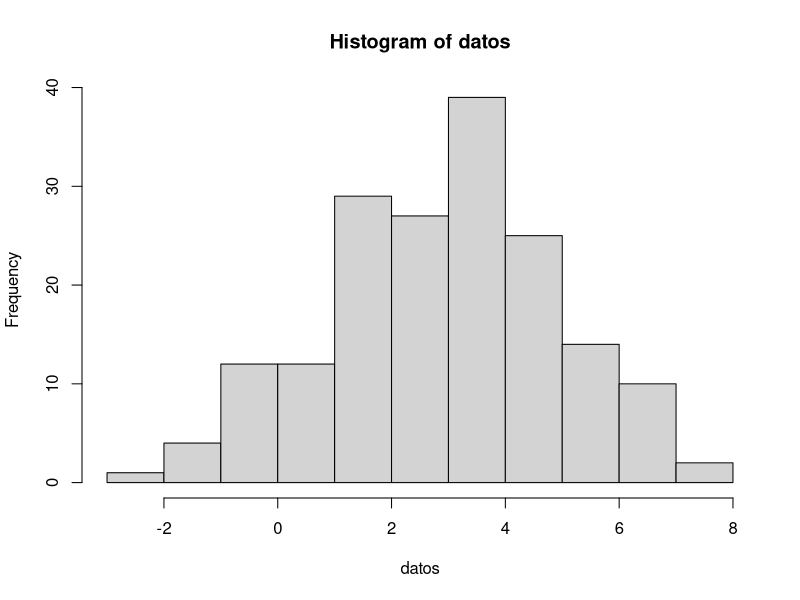
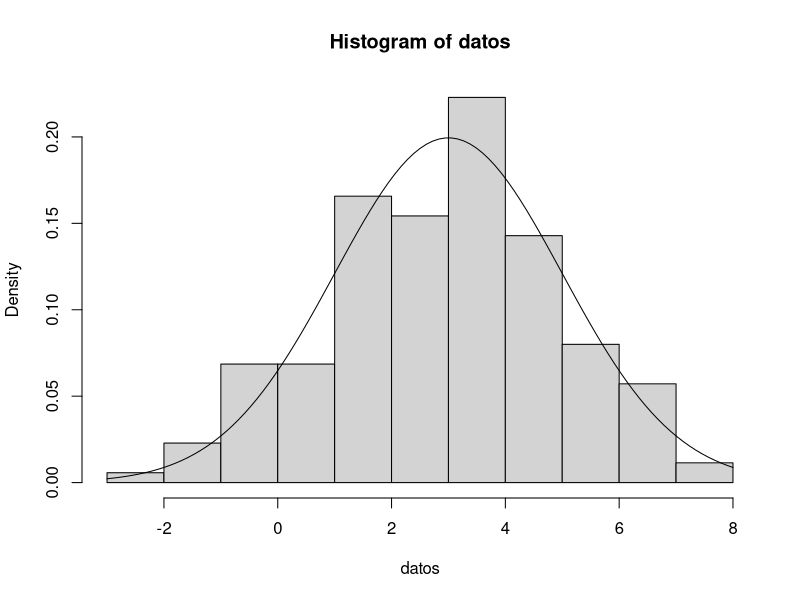

The R source for these figures, in order:
## ---- chunk 1
options(width=80)
set.seed(113) 
datos<-rnorm(175,3,2)
head(datos)
## ---- chunk 2
mean(datos)
var(datos)
## ---- chunk 3
 hist(datos)
## ---- chunk 4
 hist(datos, freq=FALSE)
 curve(dnorm(x,3,2),add=TRUE)
## ---- chunk 5

## ---- chunk 6

